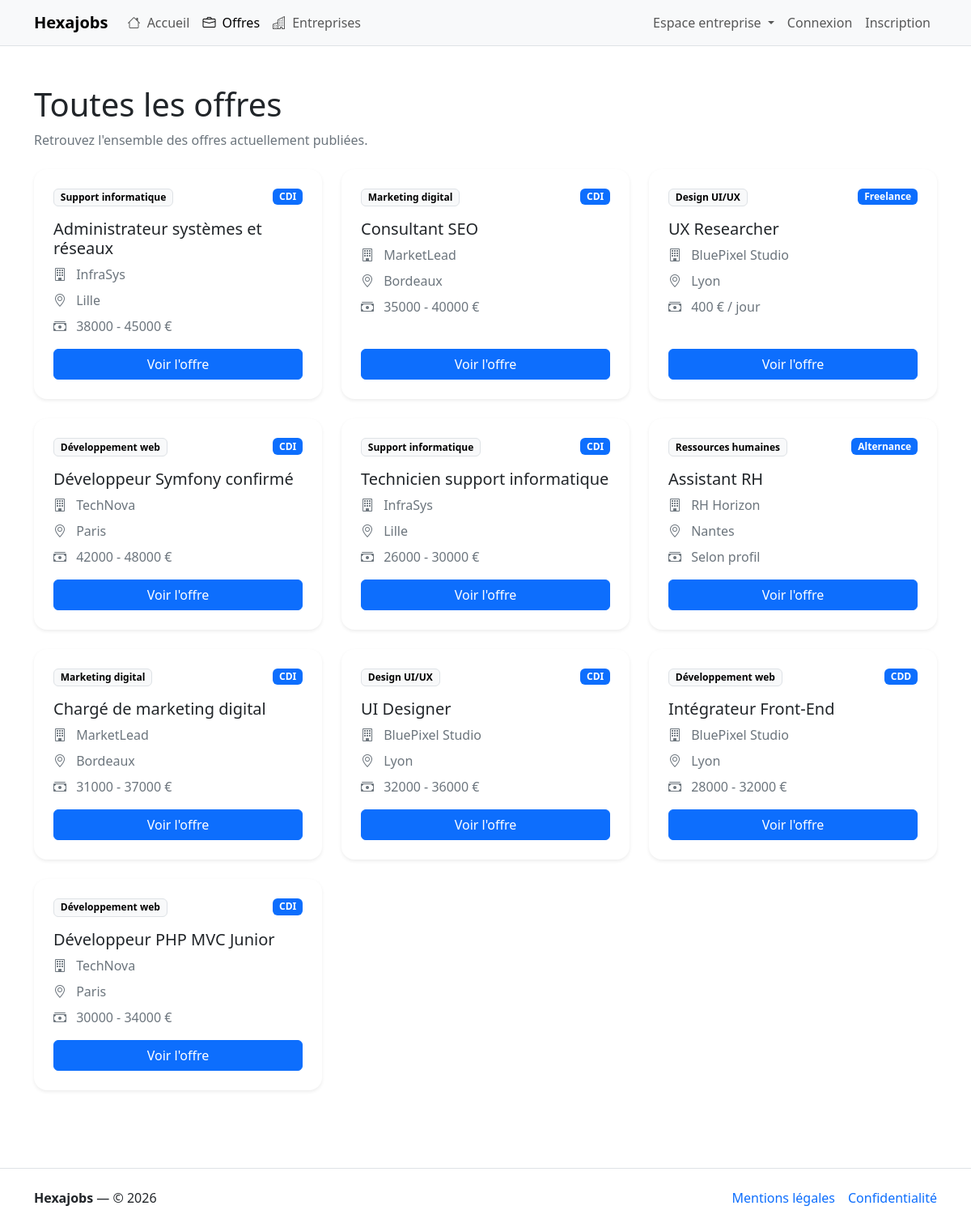
Screenshot of /offres with the database file from the repository.
### tables this page shows
CREATE TABLE offer (
   
  id_offer INT AUTO_INCREMENT PRIMARY KEY,

   
  title VARCHAR(255) NOT NULL,

   
  slug VARCHAR(255) NOT NULL UNIQUE,

   
  description TEXT NOT NULL,

   
  location VARCHAR(255) NOT NULL,

   
  contract VARCHAR(255) NOT NULL DEFAULT 'CDI',

   
  salary VARCHAR(255) NOT NULL,

   
  status VARCHAR(50) NOT NULL DEFAULT 'active',

   
  created_at DATETIME NOT NULL DEFAULT CURRENT_TIMESTAMP,

   
  id_category INT NOT NULL,

   
  id_company INT NOT NULL,

   
  CONSTRAINT offer_id_category_FK 
    FOREIGN KEY (id_category) REFERENCES category(id_category)
    ON DELETE RESTRICT
    ON UPDATE CASCADE,

   
  CONSTRAINT offer_id_company_FK
    FOREIGN KEY (id_company) REFERENCES company(id_company)
    ON DELETE CASCADE
    ON UPDATE CASCADE
);

CREATE TABLE category (
   
  id_category INT AUTO_INCREMENT PRIMARY KEY,

   
  name VARCHAR(255) NOT NULL UNIQUE,

   
  slug VARCHAR(255) NOT NULL UNIQUE
);

CREATE TABLE company (
   
  id_company INT AUTO_INCREMENT PRIMARY KEY,

   
  name VARCHAR(255) NOT NULL,

   
  slug VARCHAR(255) NOT NULL UNIQUE,

   
  address VARCHAR(255) NOT NULL,

   
  postal_code VARCHAR(50) NOT NULL,

   
  city VARCHAR(50) NOT NULL,

   
  url VARCHAR(255) DEFAULT NULL,

   
  description TEXT NOT NULL,

   
  siret VARCHAR(255) NOT NULL UNIQUE,

   
  created_at DATETIME NOT NULL DEFAULT CURRENT_TIMESTAMP
);

### src/Controllers/Controller.php (called while the page is built, shortened)
<?php
abstract class Controller
{
    protected function render(string $view, array $params = [], string $layout = 'layout/base'): void
    {
        extract($params, EXTR_OVERWRITE);
        require VIEW_PATH . "/{$view}.php";
    }
}

### src/Controllers/OfferController.php (called while the page is built, shortened)
<?php
final class OfferController extends Controller
{
    private OfferModel $model;
    public function __construct()
    {
        $this->model = new OfferModel();
    }
    public function index(): void
    {
        $offers = $this->model->findAllActive();
        $this->render('offer/index', [
            'title' => 'Toutes les offres - HexaJobs',
            'offers' => $offers,
        ]);
    }
}

### public/index.php (called while the page is built, shortened)
<?php
$router = new Router(require dirname(__DIR__) . '/config/routes.php');
$router->dispatch($_SERVER['REQUEST_METHOD'], $_SERVER['REQUEST_URI']);

### src/Core/DB.php (called while the page is built, shortened)
<?php
final class DB
{
    protected static ?PDO $connection = null;
    public static function pdo(): PDO
    {
        try {
            self::$connection = new PDO(
                DB_DSN,
                DB_USER,
                DB_PASS,
                [
                    PDO::ATTR_ERRMODE => PDO::ERRMODE_EXCEPTION,
                    PDO::ATTR_DEFAULT_FETCH_MODE => PDO::FETCH_ASSOC,
                    PDO::ATTR_EMULATE_PREPARES => false,
                ]
            );
            return self::$connection;
        } catch (PDOException $e) {
            http_response_code(500);
            $errorMessage = (defined('APP_DEBUG') && APP_DEBUG)
                ? $e->getMessage()
                : 'Erreur serveur. Merci de réessayer plus tard.';
            require VIEW_PATH . '/errors/500.php';
            exit;
        }
    }
}

### src/Models/Model.php (called while the page is built, shortened)
<?php
abstract class Model
{
    public function __construct()
    {
        $this->pdo = DB::pdo();
    }
}

### src/Models/OfferModel.php (called while the page is built, shortened)
<?php
final class OfferModel extends Model
{
    public function findAllActive(): array
    {
        $sql = <<<SQL
            SELECT o.*,
                c.name AS company_name,
                cat.name AS category_name
            FROM offer o
            INNER JOIN company c ON c.id_company = o.id_company
            INNER JOIN category cat ON cat.id_category = o.id_category
            WHERE o.status = :status
            ORDER BY o.created_at DESC, o.id_offer DESC
        SQL;
        $stmt = $this->pdo->prepare($sql);
        $stmt->bindValue(':status', 'active', PDO::PARAM_STR);
        $stmt->execute();
        $rows = $stmt->fetchAll();
        return array_map(
            static fn(array $row): Offer => Offer::createAndHydrate($row),
            $rows
        );
    }
}

### src/Entities/Entity.php (called while the page is built, shortened)
<?php
abstract class Entity
{
    public static function createAndHydrate(array $data): static
    {
        $entity = new static();
        $entity->hydrate($data);
        return $entity;
    }
    protected function hydrate(array $data): void
    {
        foreach ($data as $key => $value) {
            $method = 'set' . str_replace(' ', '', ucwords(str_replace('_', ' ', $key)));
        }
    }
}

### src/Entities/Offer.php (called while the page is built, shortened)
<?php
final class Offer extends Entity
{
    private string $title = '';
    private string $slug = '';
    private string $location = '';
    private string $contract = ContractType::CDI->value;
    private string $salary = '';
    private string $companyName = '';
    private string $categoryName = '';
    public function getTitle(): string
    {
        return $this->title;
    }
    public function setTitle(string $title): void
    {
        $this->title = trim($title);
    }
    public function getSlug(): string
    {
        return $this->slug;
    }
    public function setSlug(string $slug): void
    {
        $this->slug = trim($slug);
    }
    public function getLocation(): string
    {
        return $this->location;
    }
    public function setLocation(string $location): void
    {
        $this->location = trim($location);
    }
    public function getContract(): string
    {
        return $this->contract;
    }
    public function setContract(string $contract): self
    {
        $this->contract = ContractType::tryFrom($contract)?->value
            ?? ContractType::CDI->value;
        return $this;
    }
    public function getSalary(): string
    {
        return $this->salary;
    }
    public function setSalary(string $salary): void
    {
        $this->salary = trim($salary);
    }
    public function setCreatedAt(DateTimeImmutable|string $d): void
    {
        if (is_string($d)) {
            $d = new DateTimeImmutable($d);
        }
    }
    public function getCompanyName(): string
    {
        return $this->companyName;
    }
    public function setCompanyName(string $companyName): void
    {
        $this->companyName = trim($companyName);
    }
    public function getCategoryName(): string
    {
        return $this->categoryName;
    }
    public function setCategoryName(string $categoryName): void
    {
        $this->categoryName = trim($categoryName);
    }
}

### Views/offer/index.php (the view)
<section class="py-4">
    <div class="mb-4">
        <h1 class="mb-2">Toutes les offres</h1>
        <p class="text-secondary mb-0">Retrouvez l'ensemble des offres actuellement publiées.</p>
    </div>
    <?php if (empty($offers)): ?>
        <div class="alert alert-info">Aucune offre n'est disponible.</div>
    <?php else: ?>
        <div class="row g-4">
            <?php foreach ($offers as $offer): ?>
                <div class="col-md-6 col-xl-4">
                    <div class="card h-100 border-0 shadow-sm rounded-4">
                        <div class="card-body d-flex flex-column p-4">
                            <div class="d-flex justify-content-between align-items-start gap-3 mb-3">
                                <span class="badge text-bg-light border">
                                    <?= htmlspecialchars($offer->getCategoryName(), ENT_QUOTES, 'UTF-8'); ?>
                                </span>
                                <span class="badge text-bg-primary">
                                    <?= htmlspecialchars($offer->getContract(), ENT_QUOTES, 'UTF-8'); ?>
                                </span>
                            </div>
                            <h2 class="h5 mb-2"><?= htmlspecialchars($offer->getTitle(), ENT_QUOTES, 'UTF-8'); ?></h2>
                            <p class="text-secondary mb-2">
                                <i class="bi bi-building me-2"></i>
                                <?= htmlspecialchars($offer->getCompanyName(), ENT_QUOTES, 'UTF-8'); ?>
                            </p>
                            <p class="text-secondary mb-2">
                                <i class="bi bi-geo-alt me-2"></i>
                                <?= htmlspecialchars($offer->getLocation(), ENT_QUOTES, 'UTF-8'); ?>
                            </p>
                            <p class="text-secondary mb-3">
                                <i class="bi bi-cash-stack me-2"></i>
                                <?= htmlspecialchars($offer->getSalary(), ENT_QUOTES, 'UTF-8'); ?>
                            </p>
                            <div class="mt-auto">
                                <a href="/offres/<?= urlencode($offer->getSlug()); ?>" class="btn btn-primary w-100">
                                    Voir l'offre
                                </a>
                            </div>
                        </div>
                    </div>
                </div>
            <?php endforeach; ?>
        </div>
    <?php endif; ?>
</section>

### src/Core/Router.php (shortened to what this page needs)
<?php
final class Router
{
    private array $routes;
    public function __construct(array $routes)
    {
        $this->routes = $routes;
    }
    public function dispatch(string $method, string $uri): void
    {
        $path = parse_url($uri, PHP_URL_PATH) ?? '/';
        $path = rtrim($path, '/') ?: '/';
        foreach ($this->routes as $route) {
            [$routeMethod, $routePattern, $handler] = $route;
            $routeMethod = strtoupper($routeMethod);
            $routePattern = rtrim($routePattern, '/') ?: '/';
            [$regex, $paramOrder] = $this->compilePattern($routePattern);
            if (!preg_match($regex, $path, $matches)) {
                continue;
            }
            $args = $this->buildArgs($matches, $paramOrder);
            [$class, $action] = $handler;
            $controller = new $class();
            $controller->$action(...$args);
            return;
        }
    }
    private function compilePattern(string $pattern): array
    {
        $paramOrder = [];
        $regex = preg_replace_callback(
            '#\{(\w+)\}#',
            function (array $m) use (&$paramOrder): string {
                $name = $m[1];
                $paramOrder[] = $name;
                return '(?P<' . $name . '>[^/]+)';
            },
            $pattern
        );
        return ['#^' . $regex . '$#', $paramOrder];
    }
    private function buildArgs(array $matches, array $paramOrder): ?array
    {
        $args = [];
        return $args;
    }
}

### rows the page displays
offer: id_category.name "Support informatique", contract "CDI", title "Administrateur systèmes et réseaux", id_company.name "InfraSys", location "Lille", salary "38000 - 45000 €"
offer: id_category.name "Marketing digital", contract "CDI", title "Consultant SEO", id_company.name "MarketLead", location "Bordeaux", salary "35000 - 40000 €"
offer: id_category.name "Design UI/UX", contract "Freelance", title "UX Researcher", id_company.name "BluePixel Studio", location "Lyon", salary "400 € / jour"
offer: id_category.name "Développement web", contract "CDI", title "Développeur Symfony confirmé", id_company.name "TechNova", location "Paris", salary "42000 - 48000 €"
offer: id_category.name "Support informatique", contract "CDI", title "Technicien support informatique", id_company.name "InfraSys", location "Lille", salary "26000 - 30000 €"
offer: id_category.name "Ressources humaines", contract "Alternance", title "Assistant RH", id_company.name "RH Horizon", location "Nantes", salary "Selon profil"
offer: id_category.name "Marketing digital", contract "CDI", title "Chargé de marketing digital", id_company.name "MarketLead", location "Bordeaux", salary "31000 - 37000 €"
offer: id_category.name "Design UI/UX", contract "CDI", title "UI Designer", id_company.name "BluePixel Studio", location "Lyon", salary "32000 - 36000 €"
offer: id_category.name "Développement web", contract "CDD", title "Intégrateur Front-End", id_company.name "BluePixel Studio", location "Lyon", salary "28000 - 32000 €"
offer: id_category.name "Développement web", contract "CDI", title "Développeur PHP MVC Junior", id_company.name "TechNova", location "Paris", salary "30000 - 34000 €"

### other values shown
$item['label'] "Accueil"
$item['label'] "Offres"
$item['label'] "Entreprises"
